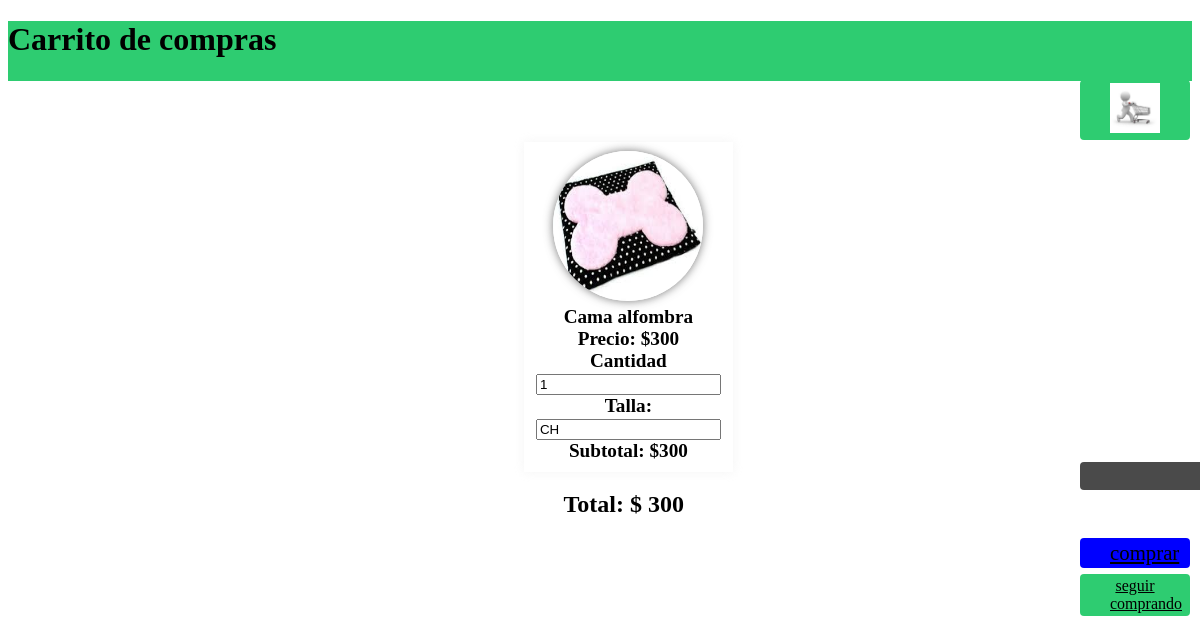
The page /carrito.php?id=1 on the database its author committed.
### tables this page shows
CREATE TABLE IF NOT EXISTS `productos` (
  `id` int(11) NOT NULL AUTO_INCREMENT,
  `nombre` text NOT NULL,
  `descripcion` text NOT NULL,
  `imagen` text NOT NULL,
  `precio` double NOT NULL,
  PRIMARY KEY (`id`)
);

### carrito.php (the view, shortened to what this page needs)
<?php
	if(isset($_SESSION['carrito'])){
		if (isset($_GET['id'])){
				$arreglo=$_SESSION['carrito'];
				$encontro=false;
				$numero=0;
				for($i=0;$i<count($arreglo);$i++){
					if($arreglo[$i]['id']==$_GET['id']){
						$encontro=true;
						$numero=$i;
					}
				}
				if($encontro==true){
					$arreglo[$numero]['cantidad']=$arreglo[$numero]['cantidad']+1;
					$_SESSION['carrito']=$arreglo;
				}else{
					$nombre="";
					$precio=0;
					$imagen="";
					$re=mysql_query("select * from productos where id=".$_GET['id']);
					while ($f=mysql_fetch_array($re)) {
						$nombre=$f['nombre'];
						$precio=$f['precio'];
						$imagen=$f['imagen'];
					}
					$datosNuevos= array('id' =>$_GET ['id'],
											'nombre' =>$nombre,
											'precio' =>$precio,
											'imagen'=> $imagen,
											'cantidad'=>1,
											'talla'=>CH );
					array_push($arreglo, $datosNuevos);
					$_SESSION['carrito']=$arreglo;
				}
			}
	}else{
		if(isset($_GET['id'])){
			$re=mysql_query("select * from productos where id=".$_GET['id']);
		}
	}
?>
<!DOCTYPE HTML>
<html>
<head>
<link href="css/style.css" rel="stylesheet" type="text/css"/>
<link rel="stylesheet" type="text/css" href="./css/estilo.css">
</head>
<body>
	<header>
		<h1>Carrito de  compras</h1>
		<a href="./carrito.php" title="ver carrito de compras">
		 <img src="imagenes/carrito.jpg">
		</a>
<center>
<section>
<?php
	$total=0;
	if(isset($_SESSION['carrito'])){
		$datos=$_SESSION['carrito'];
		$total=0;
		for($i=0;$i<count($datos);$i++){
?>
	<div class="producto">
		<center>
			<img src="imagenes/productos/<?php echo $datos[$i]['imagen']; ?>"><br>
			<span><?php echo $datos[$i]['nombre']?></span><br>
			<span>Precio: $<?php echo $datos[$i]['precio'];?></span><br>
			<span>Cantidad
				<input type="text" value="<?php echo $datos[$i]['cantidad'];?>"
				data-precio="<?php echo $datos[$i]['precio'];?>"
				data-id="<?php echo $datos[$i]['id'];?>"
				class="cantidad">
			</span><br>
			<span>Talla: <input type="text" value="<?php echo $datos[$i]['talla'];?>"></span><br>
			<span class="subtotal">Subtotal: $<?php echo $datos[$i]['cantidad']*$datos[$i]['precio'];?></span><br>
			<a href="#" class="eliminar" data-id="<?php echo $datos[$i]['id']?>">Eliminar</a>
		</center>
	</div>
<?php
	$total=($datos[$i]['cantidad']*$datos[$i]['precio'])+$total;
	}
	}else{
		echo '<center><h2>El carrito de compras esta vacio</h2></center>';
	}
	echo '<center><h2 id="total">Total: $ '.$total.'</h2></center>';
	if($total!=0){
		echo '<center><a href="compras.php"  class="aceptar">comprar</a><br><br></center>';
	}
?>
 		<center><a href="./novedades.php">seguir comprando</a></center>
 </section>
 </center>
</body>
</html>

### css/estilo.css (style rules this page uses)
header { width: 100%; height: 60px; background-color: #2ecc71; color: black; }
header a { width: 50px; left: 90%; display: inline-block; vertical-align: top; position: fixed; z-index: 2; background-color: #2ecc71; }
header a img { width: 100%; }
.producto { width: 20%; height: auto; display: inline-block; vertical-align: top; margin-left: 1%; margin-top: 1%; color: black; font-weight: bolder; font-size: 1.2rem; padding: 1%; -webkit-box-shadow: 0px 0px 10px rgba(240, 240, 240, 0.75); -moz-box-shadow: 0px 0px 10px rgba(240, 240, 240, 0.75); box-shadow: 0px 0px 10px rgba(240, 240, 240, 0.75); -webkit-transition: all 1s ease-in-out; -moz-transition: all 1s ease-in-out; }
.producto img { width: 150px; height: 150px; margin:0 auto; border-radius: 50%; -webkit-box-shadow: 0px 0px 10px rgba(74, 74, 74, 0.75); -moz-box-shadow: 0px 0px 10px rgba(74, 74, 74, 0.75); box-shadow: 0px 0px 10px rgba(74, 74, 74, 0.75); -webkit-transition: all 1s ease-in-out; -moz-transition: all 1s ease-in-out; }
.producto a { background-color: #4a4a4a; padding: 3px; color: white; width: 50%; padding-left: 20px; padding-right: 20px; border-radius: 4px; }
.aceptar { background-color: blue; color:black; padding-left: 30px; padding-right: 30px; border-radius: 4px; font-size: 1.3rem; }
a { background-color: #4a4a4a; padding: 3px; color: black; width: 50%; padding-left: 30px; padding-right: 30px; border-radius: 4px; }
section { width: 80%; min-height: 500px; padding: 2%; margin:0 auto; margin-left: 10%; margin-top: 50px; }

### rows shown on the page
productos: imagen (picture), nombre "Cama alfombra", precio "300", id "1", value "CH", $datos[$i]['cantidad']*$datos[$i]['precio'] "300"

### other values the page prints
$total "300"
